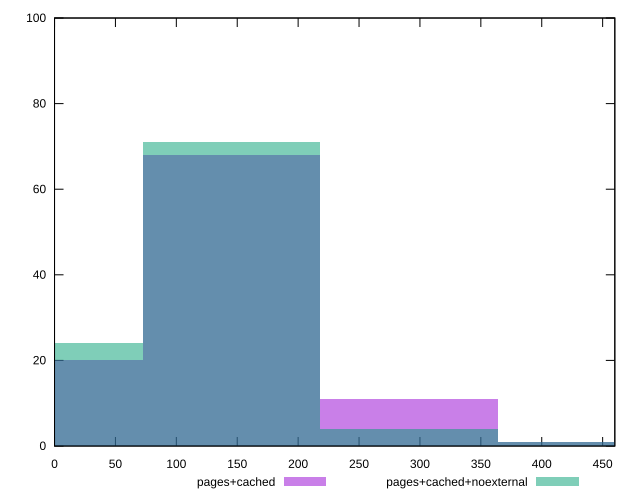

The script that saved this image:
reset

$pagesCached <<EOF
145.5050955878393 68
291.0101911756786 11
0 20
436.5152867635179 1
EOF

$pagesCachedNoexternal <<EOF
145.5050955878393 71
0 24
291.0101911756786 4
436.5152867635179 1
EOF

set key outside below
set boxwidth 145.5050955878393
set xrange [0:460]
set yrange [0:100]
set trange [0:100]
set style fill transparent solid 0.5 noborder
set terminal svg size 640, 500 enhanced background rgb 'white'
set output "reprap/uses-optimized-images/comparison/histogram/1_vs_2.svg"

plot $pagesCached title "pages+cached" with boxes, \
     $pagesCachedNoexternal title "pages+cached+noexternal" with boxes

reset
